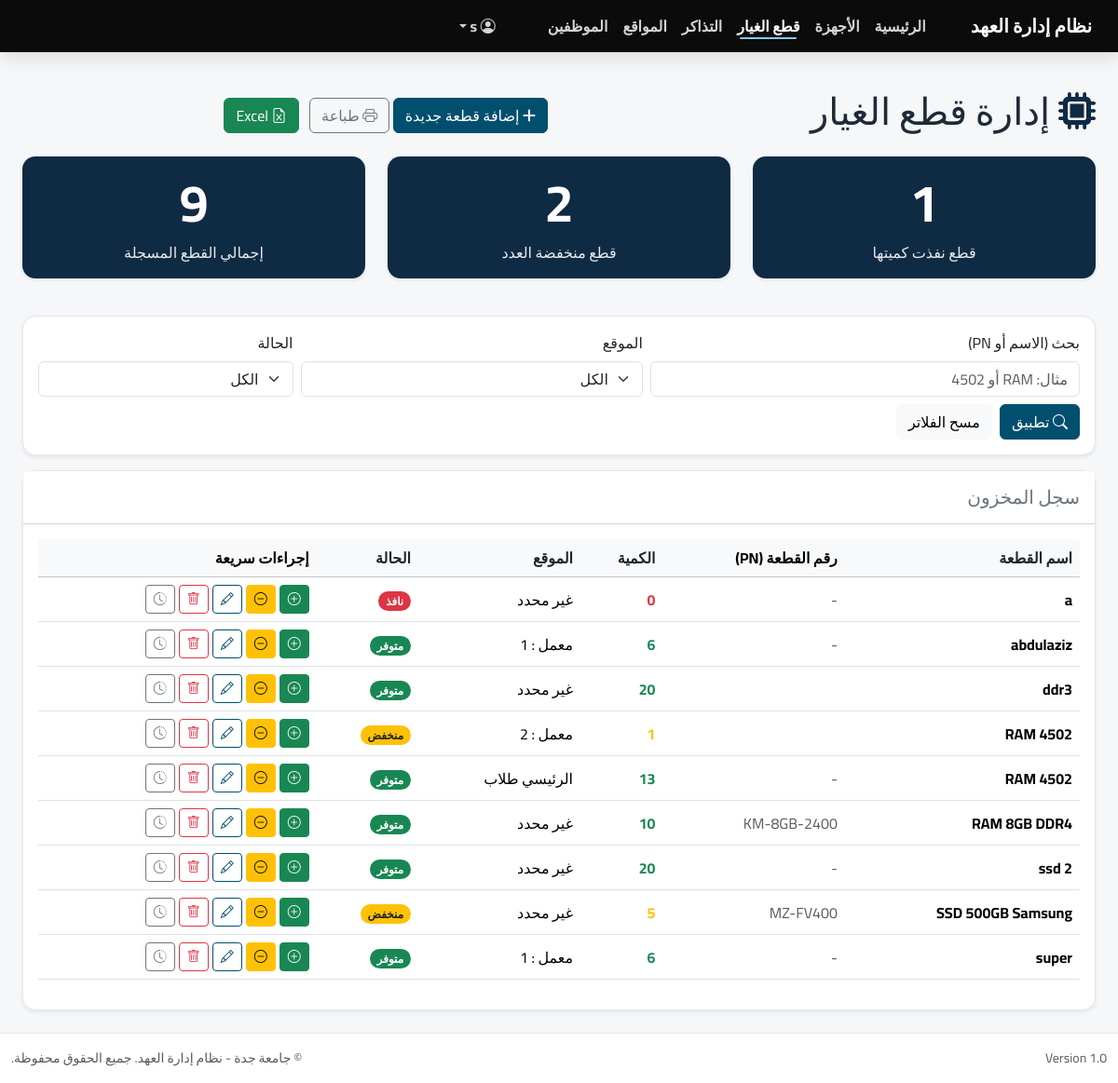
Before: /index.php?page=spareparts/index (signed in) with the older database file.
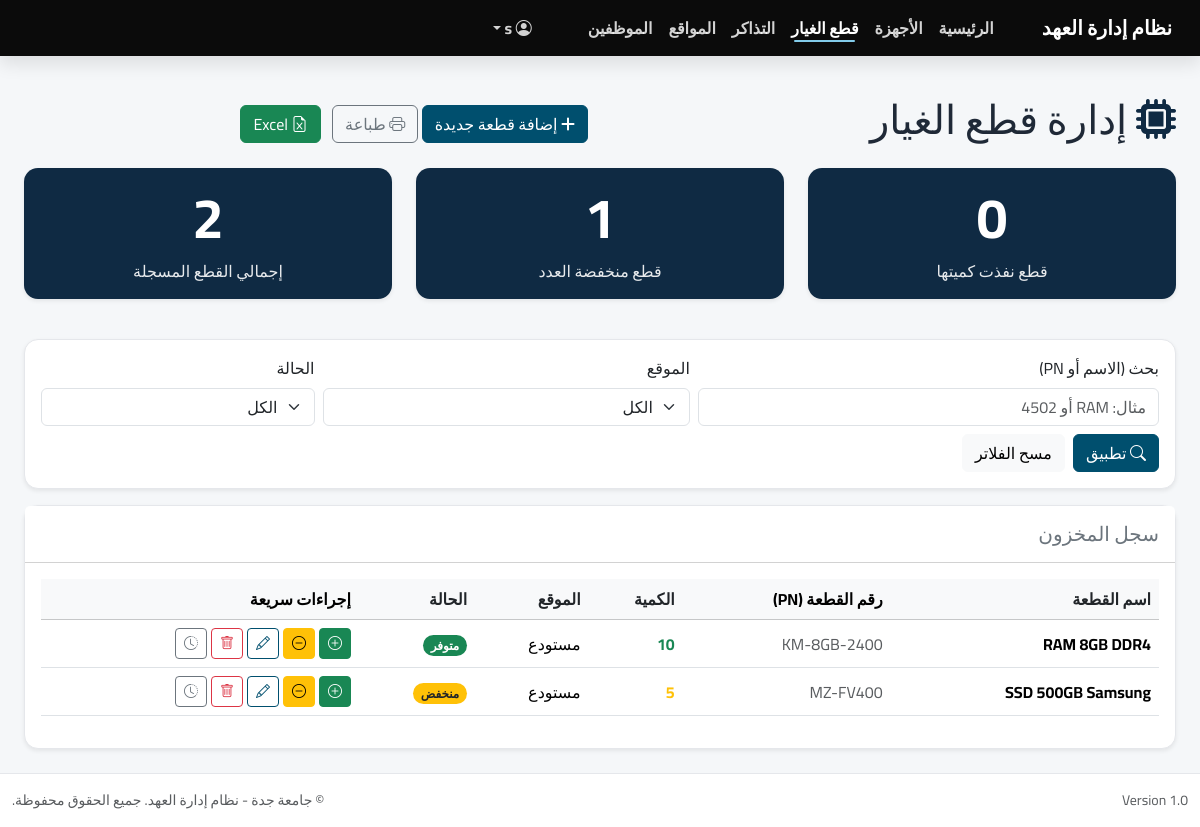
After: the same page with the newer database file.
### tables this page shows
CREATE TABLE `spare_parts` (
  `id` int(11) NOT NULL,
  `name` varchar(100) NOT NULL,
  `part_number` varchar(50) DEFAULT NULL,
  `quantity` int(11) DEFAULT 0,
  `min_quantity` int(11) DEFAULT 5,
  `location_id` int(11) DEFAULT NULL,
  `location` varchar(100) DEFAULT NULL,
  `description` text DEFAULT NULL,
  `created_at` datetime DEFAULT current_timestamp()
);

CREATE TABLE `locations` (
  `id` int(11) NOT NULL,
  `name_ar` varchar(255) NOT NULL,
  `name_en` varchar(255) DEFAULT NULL,
  `type` varchar(50) NOT NULL DEFAULT 'Building',
  `parent_id` int(11) DEFAULT NULL,
  `created_at` datetime DEFAULT current_timestamp()
);

### app/controllers/SparePartsController.php (called while the page is built, shortened)
<?php
class SparePartsController extends Controller
{
  private $spareModel;
  private $locationModel;
  public function __construct()
  {
    $this->spareModel = new SparePart();
    $this->locationModel = $this->model('Location');
  }
  public function index() {
  $allParts = method_exists($this->spareModel, 'getParts')
    ? $this->spareModel->getParts()
    : (method_exists($this->spareModel, 'getAll') ? $this->spareModel->getAll() : []);
  $q = trim($_GET['q'] ?? '');
  $locationId = (int)($_GET['location_id'] ?? 0);
  $status = trim($_GET['status'] ?? '');
  $parts = array_values(array_filter($allParts, function($p) use ($q, $locationId, $status) {
    $name = mb_strtolower((string)($p->name ?? ''));
    $pn   = mb_strtolower((string)($p->part_number ?? ''));
    $qty  = (int)($p->quantity ?? 0);
    $min  = (int)($p->min_quantity ?? 0);
    $loc  = (int)($p->location_id ?? 0);
    if ($q !== '') {
      $qq = mb_strtolower($q);
      if (mb_strpos($name, $qq) === false && mb_strpos($pn, $qq) === false) {
        return false;
      }
    }
    if ($locationId > 0 && $loc !== $locationId) {
      return false;
    }
    if ($status === 'out') {
      if ($qty > 0) return false;
    } elseif ($status === 'low') {
      if (!($qty > 0 && $qty <= $min)) return false;
    } elseif ($status === 'ok') {
      if (!($qty > $min)) return false;
    }
    return true;
  }));
  $totalParts = count($parts);
  $outOfStock = 0;
  $lowStock   = 0;
  foreach ($parts as $part) {
    $qty = (int)($part->quantity ?? 0);
    $min = (int)($part->min_quantity ?? 0);
    if ($qty <= 0) $outOfStock++;
    elseif ($qty <= $min) $lowStock++;
  }
  $locations = $this->locationModel->getAll();
$sort = trim($_GET['sort'] ?? 'name');
$dir  = strtolower(trim($_GET['dir'] ?? 'asc')) === 'desc' ? 'desc' : 'asc';
usort($parts, function($a, $b) use ($sort, $dir) {
  $cmp = 0;
  if ($sort === 'qty') {
    $cmp = ((int)($a->quantity ?? 0)) <=> ((int)($b->quantity ?? 0));
  } elseif ($sort === 'location') {
    $cmp = strcmp((string)($a->location_name ?? ''), (string)($b->location_name ?? ''));
    if ($cmp === 0) $cmp = ((int)($a->location_id ?? 0)) <=> ((int)($b->location_id ?? 0));
  } elseif ($sort === 'status') {
    $qa = (int)($a->quantity ?? 0); $ma = (int)($a->min_quantity ?? 0);
    $qb = (int)($b->quantity ?? 0); $mb = (int)($b->min_quantity ?? 0);
    $sa = ($qa <= 0) ? 0 : (($qa <= $ma) ? 1 : 2);
    $sb = ($qb <= 0) ? 0 : (($qb <= $mb) ? 1 : 2);
    $cmp = $sa <=> $sb;
  } else {
    $cmp = strcmp(mb_strtolower((string)($a->name ?? '')), mb_strtolower((string)($b->name ?? '')));
  }
  return $dir === 'desc' ? -$cmp : $cmp;
});
$perPage = 10;
$pageNum = (int)($_GET['p'] ?? 1);
$totalRows = count($parts);
$totalPages = (int)ceil($totalRows / $perPage);
$offset = ($pageNum - 1) * $perPage;
$partsPage = array_slice($parts, $offset, $perPage);
$parts = $partsPage;
$pagination = [
  'page' => $pageNum,
  'per_page' => $perPage,
  'total_rows' => $totalRows,
  'total_pages' => $totalPages,
];
  $data = [
    'parts'        => $parts,
    'total_parts'  => $totalParts,
    'out_of_stock' => $outOfStock,
    'low_stock'    => $lowStock,
    'pagination' => $pagination,
    'filters' => [
      'q' => $q,
      'location_id' => $locationId,
      'status' => $status,
    ],
    'locations' => $locations,
  ];
  $this->view('spare_parts/index', $data);
}
}

### app/libraries/Database.php (called while the page is built, shortened)
<?php
class Database {
    private $host = 'localhost';
    private $user = 'root';
    private $pass = '';
    private $dbname = 'it_inventory';
    private $dbh;
    private $stmt;
    public function __construct() {
        $dsn = 'mysql:host=' . $this->host . ';dbname=' . $this->dbname;
        $options = array(
            PDO::ATTR_PERSISTENT => true,
            PDO::ATTR_ERRMODE => PDO::ERRMODE_EXCEPTION
        );
        try {
            $this->dbh = new PDO($dsn, $this->user, $this->pass, $options);
        } catch(PDOException $e) {
            $this->error = $e->getMessage();
            echo $this->error;
        }
    }
    public function query($sql) {
        $this->stmt = $this->dbh->prepare($sql);
    }
    public function execute() {
        return $this->stmt->execute();
    }
    public function resultSet() {
        $this->execute();
        return $this->stmt->fetchAll(PDO::FETCH_OBJ);
    }
}

### app/models/SparePart.php (called while the page is built, shortened)
<?php
class SparePart
{
  private $db;
  public function __construct()
  {
    $this->db = new Database();
  }
  public function getParts()
  {
    $this->db->query("
      SELECT sp.*,
             l.name_ar AS location_name_ar,
             l.name_en AS location_name_en
      FROM spare_parts sp
      LEFT JOIN locations l ON sp.location_id = l.id
      ORDER BY sp.created_at DESC
    ");
    return $this->db->resultSet();
  }
}

### app/views/spare_parts/index.php (the view, shortened to what the rows shown need)
<?php require_once APPROOT . '/views/layouts/header.php'; ?>
<?php
  $parts = $data['parts'] ?? [];
  $totalCount = is_array($parts) ? count($parts) : 0;
  $outCount = 0;
  $lowCount = 0;
  if (is_array($parts)) {
    foreach ($parts as $p) {
      $q = (int)($p->quantity ?? 0);
      $min = (int)($p->min_quantity ?? 0);
      if ($q <= 0) {
        $outCount++;
      } elseif ($q <= $min) {
        $lowCount++;
      }
    }
  }
?>
<div class="container mt-4">
    <div class="row mb-3 align-items-center">
        <div class="col-md-6">
            <h1><i class="fa fa-microchip text-navy"></i> إدارة قطع الغيار</h1>
        </div>
    </div>
    <div class="row mb-4 text-center">
        <div class="col-md-4">
            <div class="card text-white bg-navy mb-3 shadow-sm kpi-card">
                <div class="card-body">
                    <h1 class="display-4 fw-bold" dir="ltr"><?php echo $outCount; ?></h1>
                </div>
            </div>
        </div>
        <div class="col-md-4">
            <div class="card text-white bg-navy mb-3 shadow-sm kpi-card">
                <div class="card-body">
                    <h1 class="display-4 fw-bold" dir="ltr"><?php echo $lowCount; ?></h1>
                </div>
            </div>
        </div>
        <div class="col-md-4">
            <div class="card text-white bg-navy mb-3 shadow-sm kpi-card">
                <div class="card-body">
                    <h1 class="display-4 fw-bold" dir="ltr">
                        <?php echo $totalCount; ?>
                    </h1>
                </div>
            </div>
        </div>
    </div>
    <div class="card shadow-sm">
        <div class="card-body">
            <div class="table-responsive">
                <table class="table table-hover align-middle">
                    <?php
  $f = $data['filters'] ?? [];
  function sortUrl($key, $f) {
    $sort = $f['sort'] ?? 'name';
    $dir  = $f['dir'] ?? 'asc';
    $nextDir = ($sort === $key && $dir === 'asc') ? 'desc' : 'asc';
    $params = [
      'page' => 'spareparts/index',
      'q' => $f['q'] ?? '',
      'location_id' => $f['location_id'] ?? 0,
      'status' => $f['status'] ?? '',
      'sort' => $key,
      'dir' => $nextDir,
    ];
    return 'index.php?' . http_build_query($params);
  }
?>
                    <thead class="table-light">
  <tr>
    <th>
      <a href="<?= sortUrl(key: 'name', f: $f) ?>" class="text-decoration-none text-dark">
        اسم القطعة
      </a>
    </th>
    <th>رقم القطعة (PN)</th>
    <th>
      <a href="<?= sortUrl(key: 'qty', f: $f) ?>" class="text-decoration-none text-dark">
        الكمية
      </a>
    </th>
    <th>
      <a href="<?= sortUrl(key: 'location', f: $f) ?>" class="text-decoration-none text-dark">
        الموقع
      </a>
    </th>
    <th>
      <a href="<?= sortUrl(key: 'status', f: $f) ?>" class="text-decoration-none text-dark">
        الحالة
      </a>
    </th>
    <th>إجراءات سريعة</th>
  </tr>
</thead>
                    <tbody>
                        <?php if(!empty($data['parts'])): ?>
                            <?php foreach($data['parts'] as $part): ?>
                            <tr>
                                <td class="fw-bold"><?php echo $part->name; ?></td>
                                <td class="text-muted"><?php echo $part->part_number ?? '-'; ?></td>
                                <td>
                                    <?php if($part->quantity == 0): ?>
                                        <span class="text-danger fw-bold">0</span>
                                    <?php elseif($part->quantity <= $part->min_quantity): ?>
                                        <span class="text-warning fw-bold"><?php echo $part->quantity; ?></span>
                                    <?php else: ?>
                                        <span class="text-success fw-bold"><?php echo $part->quantity; ?></span>
                                    <?php endif; ?>
                                </td>
                                <td>
                                  <?php
                                    $locName = $part->location_name_ar ?? '';
                                    echo !empty($locName) ? htmlspecialchars($locName) : 'غير محدد';
                                  ?>
                                 </td>
                                <td>
                                    <?php if($part->quantity > $part->min_quantity): ?>
                                        <span class="badge bg-success rounded-pill">متوفر</span>
                                    <?php elseif($part->quantity > 0): ?>
                                        <span class="badge bg-warning text-dark rounded-pill">منخفض</span>
                                    <?php else: ?>
                                        <span class="badge bg-danger rounded-pill">نافذ</span>
                                    <?php endif; ?>
                                </td>
<td class="text-nowrap">
  <div class="d-inline-flex gap-1 align-items-center">
    <form method="post" action="index.php?page=spareparts/adjust" class="d-inline">
      <button type="submit" class="btn btn-sm btn-success" title="توريد +1">
        <i class="bi bi-plus-circle"></i>
      </button>
    </form>
<form method="post" action="index.php?page=spareparts/adjust" class="d-inline">
  <button type="submit" class="btn btn-sm btn-warning" title="-1 صرف">
    <i class="bi bi-dash-circle"></i>
  </button>
</form>
    <a href="index.php?page=spareparts/edit&id=<?= (int)$part->id ?>"
       class="btn btn-sm btn-outline-primary" title="تعديل">
      <i class="bi bi-pencil"></i>
    </a>
    <form method="post" action="index.php?page=spareparts/delete" class="d-inline"
          onsubmit="return confirm('متأكد تبغى تحذف القطعة؟');">
      <button type="submit" class="btn btn-sm btn-outline-danger" title="حذف">
        <i class="bi bi-trash"></i>
      </button>
    </form>
<button type="button"
  class="btn btn-sm btn-outline-secondary btn-moves"
  data-bs-toggle="modal"
  data-bs-target="#movesModal"
  data-id="<?= (int)$part->id ?>"
  data-name="<?= htmlspecialchars((string)($part->name ?? ''), ENT_QUOTES, 'UTF-8') ?>"
  data-pn="<?= htmlspecialchars((string)($part->part_number ?? ''), ENT_QUOTES, 'UTF-8') ?>"
  title="سجل الحركة">
  <i class="bi bi-clock-history"></i>
</button>
  </div>
</td>
                            </tr>
                            <?php endforeach; ?>
                        <?php else: ?>
                            <tr><td colspan="6" class="text-center py-4 text-muted">لا توجد قطع غيار مسجلة حتى الآن.</td></tr>
                        <?php endif; ?>
                    </tbody>
                </table>
            </div>
        </div>
    </div>
</div>
<?php require_once APPROOT . '/views/layouts/footer.php'; ?>

Changed rows visible on the page:
removed spare_parts: name "a", part_number "-", quantity "0", shows "غير محدد"
removed spare_parts: name "abdulaziz", part_number "-", quantity "6", location.name_ar "معمل : 1", min_quantity "متوفر"
removed spare_parts: name "ddr3", quantity "20", shows "غير محدد", min_quantity "متوفر"
removed spare_parts: name "RAM 4502", quantity "1", location.name_ar "معمل : 2", min_quantity "منخفض"
removed spare_parts: name "RAM 4502", part_number "-", quantity "13", location.name_ar "الرئيسي طلاب", min_quantity "متوفر"
removed spare_parts: name "ssd 2", part_number "-", quantity "20", shows "غير محدد", shows "متوفر"
removed spare_parts: name "super", part_number "-", quantity "6", location.name_ar "معمل : 1", min_quantity "متوفر"
changed spare_parts "RAM 8GB DDR4": location.name_ar (not shown) → "مستودع"; no longer shows "غير محدد"
changed spare_parts "SSD 500GB Samsung": location.name_ar (not shown) → "مستودع"; no longer shows "غير محدد"
Other visible differences:
$outCount: "1" → "0"
$lowCount: "2" → "1"
$totalCount: "9" → "2"
